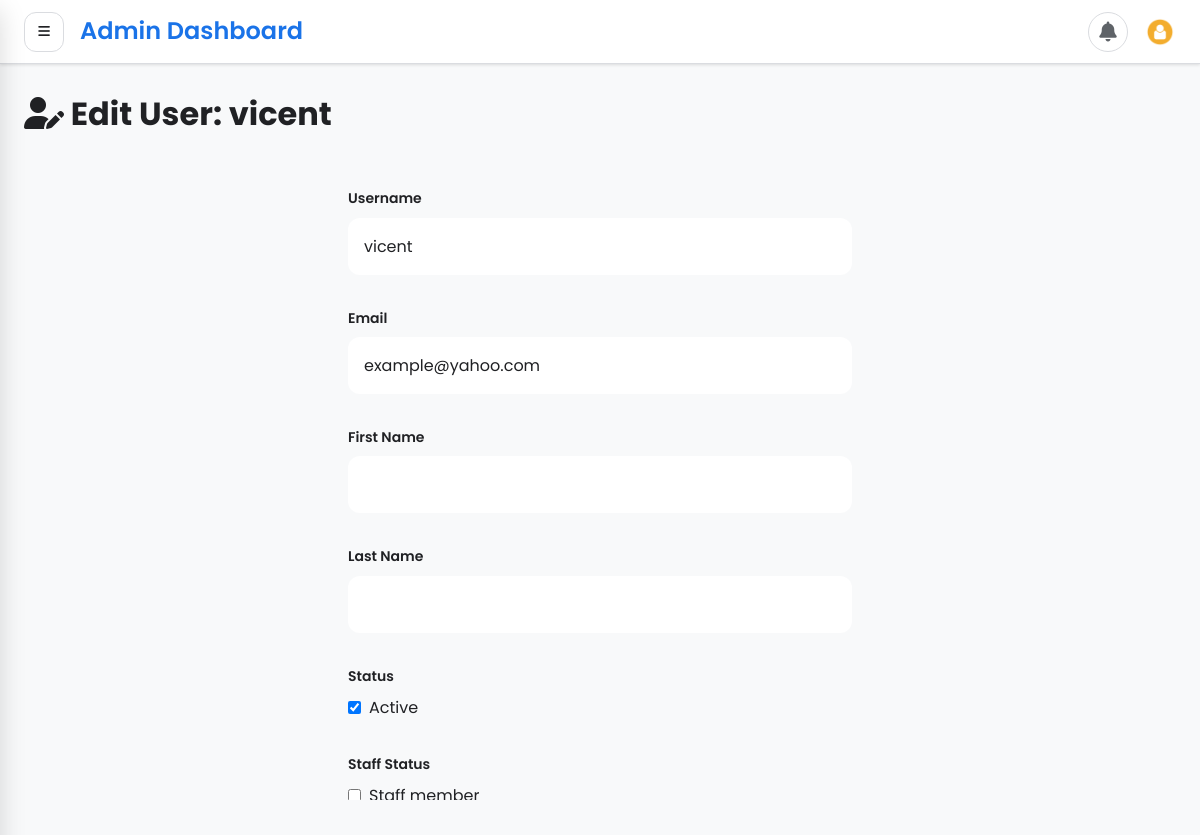
Page /accounts/users/2/edit/ (signed in) on the committed database.
### users/models.py (models this page shows, shortened)
class User(AbstractBaseUser, PermissionsMixin):
    roles =[
        ('admin','Admin'),
        ('Chairperson','Chairperson'),
        ('Secretary','Secretary'),
        ('Accountant','Accountant'),
        ('Member','Member'),
        ('priest', 'Priest'),
        ('catechist', 'Catechist'),
        ('member', 'Member'),
    ]
    username = models.CharField(max_length=255, blank=True, unique=True)
    email = models.EmailField(max_length=255, unique=True, null=True, blank=True)
    firstname = models.CharField(max_length=30, null=True, blank=True)
    lastname = models.CharField(max_length=30, null=True, blank=True)
    is_active = models.BooleanField(default=True)
    roles = models.CharField(max_length=50, choices=roles, default='Member')
    date_joined = models.DateTimeField(default=timezone.now)
    is_staff = models.BooleanField(default=False)
    is_verified = models.BooleanField(default=False)
    phone = models.CharField(max_length=15, blank=True, null=True)
    force_password_change = models.BooleanField(default=True)
    objects = ManagerUser()
    USERNAME_FIELD = 'username' # primary identifier for django auth
    REQUIRED_FIELDS = []     # required when creating superuser

### users/views.py (the view, shortened to what this page needs)
# urls.py: path('users/<int:user_id>/edit/', edit_user, name='edit_user'),
@login_required
def edit_user(request, user_id):
    if not request.user.is_staff :
        messages.warning(request, "Access denied. Admin privileges required.")
        return redirect('home')
    editing_user = get_object_or_404(User, id=user_id)
    if editing_user.is_superuser and not request.user.is_superuser:
        messages.error(request, "Only superusers can edit superuser accounts.")
        return redirect('list_users')
    context = {
        'editing_user': editing_user,
        'can_edit_superuser': request.user.is_superuser,
        'is_self_edit': request.user.id == editing_user.id,
    }
    return render(request, 'registration/edit_user.html', context)

### templates/registration/edit_user.html (shortened to what this page needs)
{% extends 'base.html' %}
{% block content %}
<div class="page-container">
  <div class="modern-card">
    <div class="modern-header">
      <h1 class="page-title">
        <i class="fas fa-user-edit"></i>
        Edit User: {{ editing_user.username }}
      </h1>
    </div>
    <form method="post" class="modern-form">
      <div class="form-group">
        <label class="form-label">Username</label>
        <input
          type="text"
          name="username"
          value="{{ editing_user.username }}"
          class="form-control"
          required
        />
      </div>
      <div class="form-group">
        <label class="form-label">Email</label>
        <input
          type="email"
          name="email"
          value="{{ editing_user.email }}"
          class="form-control"
          required
        />
      </div>
      <div class="form-group">
        <label class="form-label">First Name</label>
        <input
          type="text"
          name="first_name"
          value="{{ editing_user.first_name }}"
          class="form-control"
        />
      </div>
      <div class="form-group">
        <label class="form-label">Last Name</label>
        <input
          type="text"
          name="last_name"
          value="{{ editing_user.last_name }}"
          class="form-control"
        />
      </div>
      <div class="form-group">
        <label class="form-label">Status</label>
        <div class="checkbox-group">
          <input
            type="checkbox"
            name="is_active"
            id="is_active"
            {% if editing_user.is_active %}checked{% endif %}
          />
          <label for="is_active">Active</label>
        </div>
      </div>
      <div class="form-group">
        <label class="form-label">Staff Status</label>
        <div class="checkbox-group">
          <input
            type="checkbox"
            name="is_staff"
            id="is_staff"
          />
          <label for="is_staff">Staff member</label>
        </div>
      </div>
    </form>
  </div>
</div>
{% endblock %}

### templates/base.html (style rules this page uses)
* { margin: 0; padding: 0; box-sizing: border-box; -webkit-tap-highlight-color: transparent; font-family: "Poppins", -apple-system, BlinkMacSystemFont, sans-serif; }
:root { --primary: #1a73e8; --primary-dark: #0d47a1; --primary-light: #42a5f5; --secondary: #34a853; --secondary-dark: #2e7d32; --accent: #fbbc04; --danger: #ea4335; --warning: #fbbc04; --success: #34a853; --info: #4285f4; --background: #f8f9fa; --surface: #ffffff; --surface-dark: #202124; --text-primary: #202124; --text-secondary: #5f6368; --text-disabled: #9aa0a6; --divider: #dadce0; --shadow-sm: 0 1px 3px rgba(0, 0, 0, 0.12); --shadow-md: 0 4px 6px rgba(0, 0, 0, 0.1); --shadow-lg: 0 10px 25px rgba(0, 0, 0, 0.15); --shadow-xl: 0 20px 40px rgba(0, 0, 0, 0.2); --radius-sm: 8px; --radius-md: 12px; --radius-lg: 16px; --radius-xl: 24px; --radius-full: 9999px; --space-xs: 4px; --space-sm: 8px; --space-md: 16px; --space-lg: 24px; --space-xl: 32px; --space-2xl: 48px; --transition-fast: 150ms ease; --transition-base: 250ms ease; --transition-slow: 350ms ease; --sidebar-width: 280px; --sidebar-collapsed: 72px; --header-height: 64px; }
body { font-family: "Poppins", -apple-system, BlinkMacSystemFont, sans-serif; background: var(--background); color: var(--text-primary); line-height: 1.6; -webkit-font-smoothing: antialiased; -moz-osx-font-smoothing: grayscale; overflow: hidden; }
h1 { font-size: 2rem; font-weight: 700; }
.form-group { margin-bottom: var(--space-md); }
.form-label { display: block; margin-bottom: var(--space-xs); font-weight: 500; color: var(--text-primary); font-size: 0.875rem; }
.form-control { width: 100%; padding: var(--space-sm) var(--space-md); border: 1px solid var(--divider); border-radius: var(--radius-md); font-size: 0.875rem; font-family: "Poppins", sans-serif; transition: all var(--transition-fast); background: var(--surface); color: var(--text-primary); }
.form-control::placeholder { color: var(--text-disabled); }

### templates/registration/edit_user.html (style rules this page uses)
.modern-form { max-width: 600px; margin: 0 auto; padding: var(--space-2xl); }
.form-group { margin-bottom: var(--space-xl); }
.form-label { display: block; margin-bottom: var(--space-sm); font-weight: 600; color: var(--text-primary); }
.form-control { width: 100%; padding: var(--space-md); border: 2px solid var(--divider-color); border-radius: var(--radius-md); font-size: 1rem; }
.checkbox-group { display: flex; align-items: center; gap: var(--space-sm); }

### rows in the picture
User: username "vicent", email "example@yahoo.com", is_superuser "☑"
